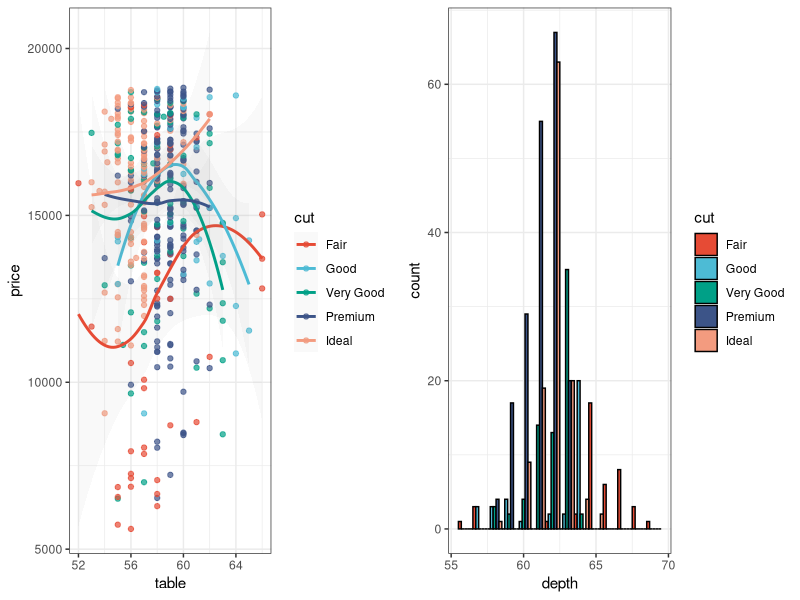
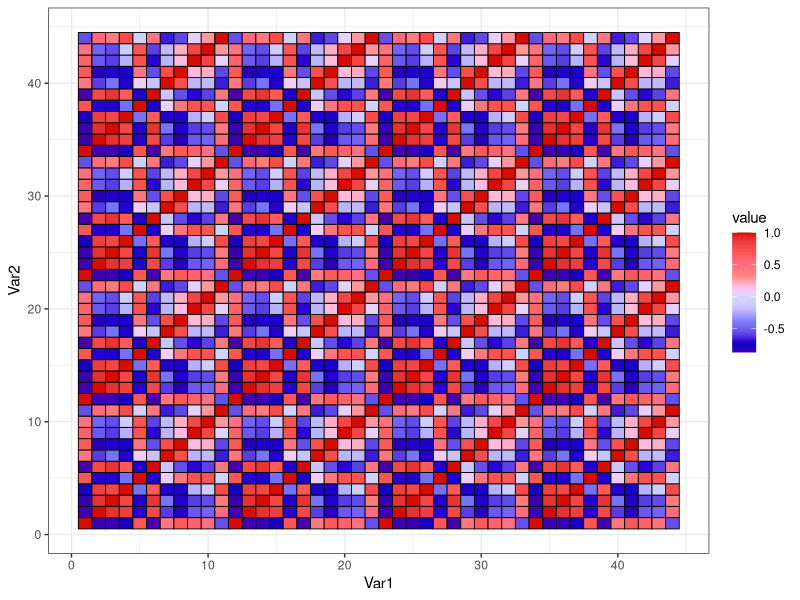
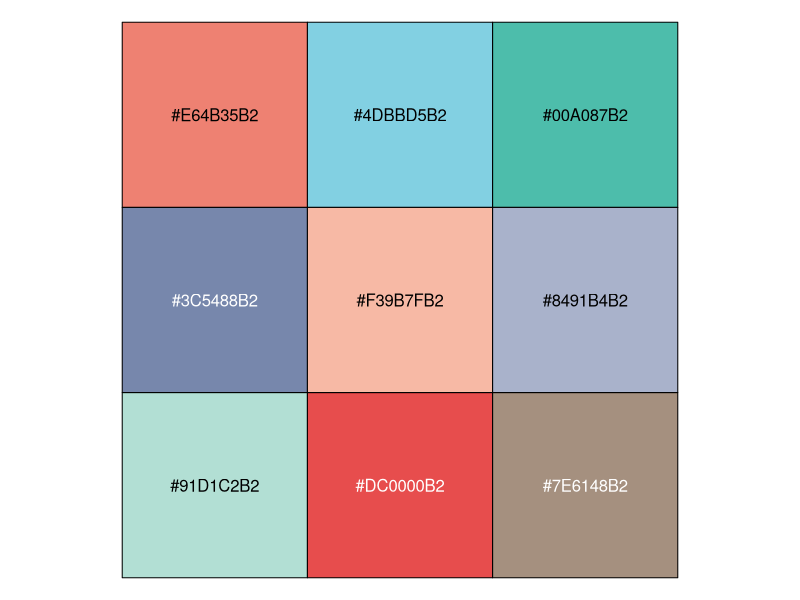

Generate these figures, in order, with R:
## ---- chunk 1
library("ggsci")
library("ggplot2")
library("gridExtra")

data("diamonds")

p1 = ggplot(subset(diamonds, carat >= 2.2),
       aes(x = table, y = price, colour = cut)) +
  geom_point(alpha = 0.7) +
  geom_smooth(method = "loess", alpha = 0.05, size = 1, span = 1) +
  theme_bw()

p2 = ggplot(subset(diamonds, carat > 2.2 & depth > 55 & depth < 70),
       aes(x = depth, fill = cut)) +
  geom_histogram(colour = "black", binwidth = 1, position = "dodge") +
  theme_bw()

p1_npg = p1 + scale_color_npg()
p2_npg = p2 + scale_fill_npg()
grid.arrange(p1_npg, p2_npg, ncol = 2)
## ---- chunk 2
library("reshape2")

data("mtcars")
cor = cor(unname(cbind(mtcars, mtcars, mtcars, mtcars)))
cor_melt = melt(cor)

p3 = ggplot(cor_melt,
            aes(x = Var1, y = Var2, fill = value)) +
  geom_tile(colour = "black", size = 0.3) +
  theme_bw()

p3_gsea = p3 + scale_fill_gsea()
p3_gsea
## ---- chunk 3
mypal = pal_npg("nrc", alpha = 0.7)(9)
mypal

library("scales")
show_col(mypal)
